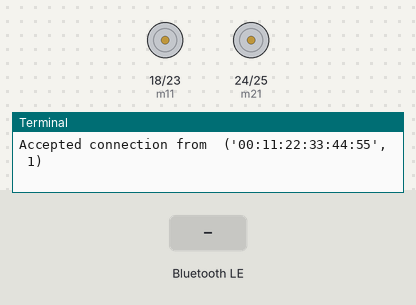
This program was run on a simulated Raspberry Pi (BCM pin numbers). On the bench: motor-driver pin pairs drawn as motors (green arrow = first pin HIGH = forward, orange = second pin HIGH = backward, longer = more drive), the last lines printed to the terminal. Inputs (shaded band) come from the test bench. A phone connects over Bluetooth after 1 s.

Above: at 2.2 s.
2.3 s: "F" written over Bluetooth
At 3.0 s:
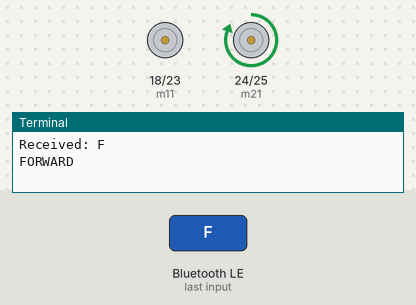
3.8 s: "L" written over Bluetooth
At 5.5 s:
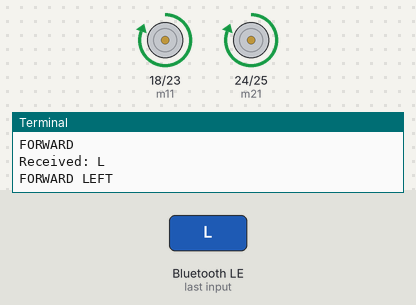
5.8 s: "R" written over Bluetooth
At 7.2 s:
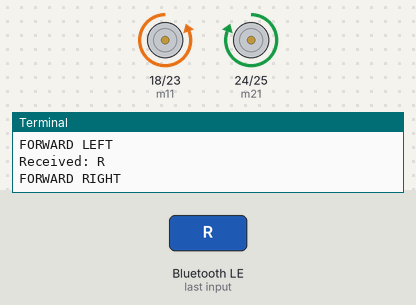
7.8 s: "B" written over Bluetooth
At 8.4 s:
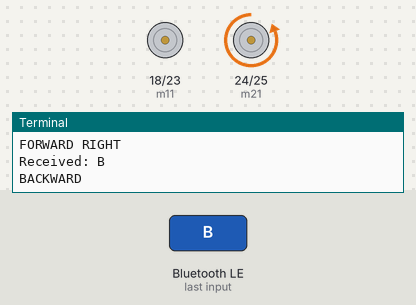
9.3 s: "A" written over Bluetooth
At 11.0 s:
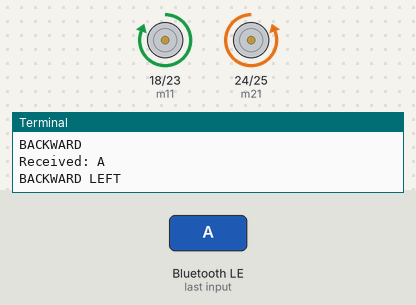
11.3 s: "P" written over Bluetooth
At 12.6 s:
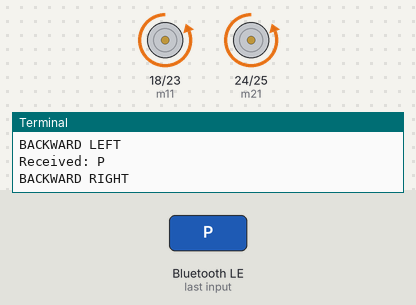
Timing chart, 0 to 14.3 s (numbered marks = the images above; inputs shaded):
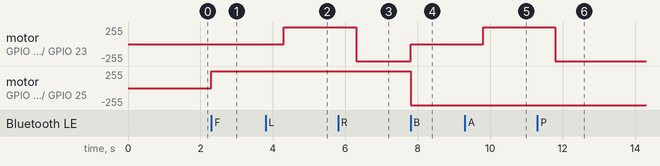

The program:

python.py
```python
#-----------------------link------

#--------https://circuitdigest.com/microcontroller-projects/raspberry-pi-remote-controlled-car

import bluetooth
import time
import RPi.GPIO as GPIO

m11=18
m12=23
m21=24
m22=25
GPIO.setwarnings(False)
GPIO.setmode(GPIO.BCM)
GPIO.setup(m11, GPIO.OUT)
GPIO.setup(m12, GPIO.OUT)
GPIO.setup(m21, GPIO.OUT)
GPIO.setup(m22, GPIO.OUT)
GPIO.output(m11 , 0)
GPIO.output(m12 , 0)
GPIO.output(m21, 0)
GPIO.output(m22, 0)

server_socket=bluetooth.BluetoothSocket( bluetooth.RFCOMM )
port = 1
server_socket.bind(("",port))
server_socket.listen(1)

client_socket,address = server_socket.accept()
print "Accepted connection from ",address

def left_side_forward():
    print "FORWARD LEFT"
    GPIO.output(m21 , 1)
    GPIO.output(m22 , 0)
    time.sleep(.5)
    GPIO.output(m11 , 1)
    GPIO.output(m12 , 0)

def right_side_forward():
   print "FORWARD RIGHT"
   GPIO.output(m21 , 1)
   GPIO.output(m22 , 0)
   time.sleep(.5)
   GPIO.output(m11 , 0)
   GPIO.output(m12 , 1)

def forward():
   print "FORWARD"
   GPIO.output(m11 , 0)
   GPIO.output(m12 , 0)
   GPIO.output(m21 , 1)
   GPIO.output(m22 , 0)

def left_side_reverse():
   print "BACKWARD LEFT"
   GPIO.output(m21 , 0)
   GPIO.output(m22 , 1)
   time.sleep(.5)
   GPIO.output(m11 , 1)
   GPIO.output(m12 , 0)

def right_side_reverse():
   print "BACKWARD RIGHT"

   GPIO.output(m21 , 0)
   GPIO.output(m22 , 1)
   time.sleep(.5)
   GPIO.output(m11 , 0)
   GPIO.output(m12 , 1)

def reverse():
   print "BACKWARD"
   GPIO.output(m11 , 0)
   GPIO.output(m12 , 0)
   GPIO.output(m21 , 0)
   GPIO.output(m22 , 1)

def stop():
   print "STOP"
   GPIO.output(m11 , 0)
   GPIO.output(m12 , 0)
   GPIO.output(m21 , 0)
   GPIO.output(m22 , 0)

data=""
while 1:
         data= client_socket.recv(1024)
         print "Received: %s" % data
         if (data == "F"):
            forward()
         elif (data == "L"):
            left_side_forward()
         elif (data == "R"):
            right_side_forward()
         elif (data == "B"):
            reverse()
         elif (data == "A"):
            left_side_reverse()
         elif (data == "P"):
            right_side_reverse()
         elif data == "S":
            stop()
         elif (data == "Q"):
            print ("Quit")
            break
client_socket.close()
server_socket.close()
```

Measured:
- after the input at 2.3 s, motor on GPIO 24 (m21) / GPIO 25 (m22): stopped → forward 255/255 at once
- after the input at 3.8 s, motor on GPIO 18 (m11) / GPIO 23 (m12): stopped → forward 255/255 after 0.50 s
- after the input at 5.8 s, motor on GPIO 18 (m11) / GPIO 23 (m12): forward 255/255 → backward 255/255 after 0.50 s
- after the input at 7.8 s, motor on GPIO 18 (m11) / GPIO 23 (m12): backward 255/255 → stopped at once; motor on GPIO 24 (m21) / GPIO 25 (m22): forward 255/255 → backward 255/255 at once
- after the input at 9.3 s, motor on GPIO 18 (m11) / GPIO 23 (m12): stopped → forward 255/255 after 0.50 s
- after the input at 11.3 s, motor on GPIO 18 (m11) / GPIO 23 (m12): forward 255/255 → backward 255/255 after 0.50 s
